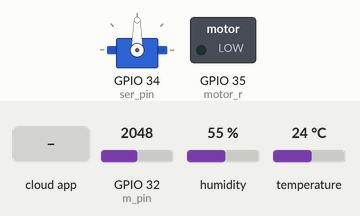
Simulated run of this sketch. Board: ESP32. Shown: servo, switched loads named in the sketch (green lamp = pin HIGH). The test bench sets the inputs (shaded band); at power-on: GPIO 32 (m_pin) = 2048, humidity 55 %, temperature 24 °C. WiFi joins after 1.5 s; servers stay silent unless stated.

Above: at 2.7 s.
2.8 s: the phone or cloud app sets servo_1 to 0
At 3.5 s:
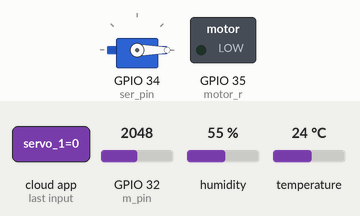
4.5 s: the phone or cloud app sets m_1 to 1
At 5.7 s:
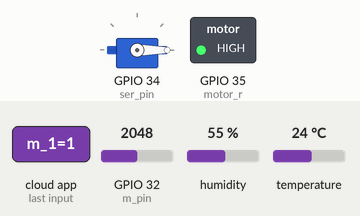
6.0 s: the phone or cloud app sets servo_1 to 25
At 7.0 s:
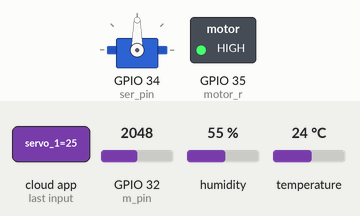
7.5 s: the phone or cloud app sets servo_1 to 50
At 8.1 s:
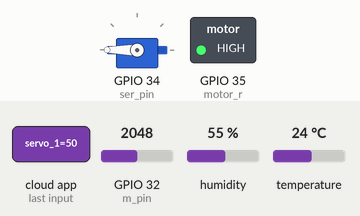
9.0 s: the phone or cloud app sets m_1 to 0
At 10.4 s:
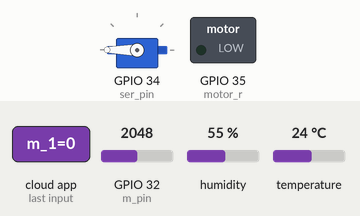
Timing chart, 0 to 11.5 s (numbered marks = the images above; inputs shaded):
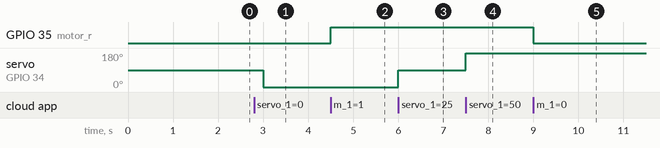

Measured:
- after the input at 2.8 s, servo on GPIO 34 (ser_pin): 90° → 0° after 0.20 s
- after the input at 4.5 s, GPIO 35 (motor_r): LOW → HIGH at once
- after the input at 6.0 s, servo on GPIO 34 (ser_pin): 0° → 90° at once
- after the input at 7.5 s, servo on GPIO 34 (ser_pin): 90° → 180° at once
- after the input at 9.0 s, GPIO 35 (motor_r): HIGH → LOW at once

The sketch:

iot-irrigation-motor-control-system.ino
```cpp
#include "arduino_secrets.h"
/*
  Sketch generated by the Arduino IoT Cloud Thing "Irrigation system"

  Arduino IoT Cloud Variables description

  The following variables are automatically generated and updated when changes are made to the Thing

  CloudTemperatureSensor temp_1;
  int humid_1;
  int moist_1;
  int servo_1;
  bool m_1;

  Variables which are marked as READ/WRITE in the Cloud Thing will also have functions
  which are called when their values are changed from the Dashboard.
  These functions are generated with the Thing and added at the end of this sketch.
*/

#include "thingProperties.h"
#include <DHT.h>
#include <Servo.h>

float h,t;
int m;
const int motor_r=35;
const int temp_pin=4;
const int m_pin=32;
const int ser_pin=34;
Servo myservo;
DHT dht(temp_pin,DHT11);


void setup() {
  // Initialize serial and wait for port to open:
  Serial.begin(9600);
  dht.begin();
  myservo.attach(ser_pin);
  pinMode(motor_r,OUTPUT);
  // This delay gives the chance to wait for a Serial Monitor without blocking if none is found
  delay(1500);

  // Defined in thingProperties.h
  initProperties();

  // Connect to Arduino IoT Cloud
  ArduinoCloud.begin(ArduinoIoTPreferredConnection);

  /*
     The following function allows you to obtain more information
     related to the state of network and IoT Cloud connection and errors
     the higher number the more granular information you'll get.
     The default is 0 (only errors).
     Maximum is 4
 */
  setDebugMessageLevel(2);
  ArduinoCloud.printDebugInfo();
}

void loop() {
  ArduinoCloud.update();
  // Your code here

  h = dht.readHumidity();
  humid_1=h;

  // Read temperature as Celsius (the default)
  t = dht.readTemperature();
  temp_1=t;
  m=analogRead(m_pin);
  moist_1=map(m,0,1024,0,100);


}


/*
  Since M1 is READ_WRITE variable, onM1Change() is
  executed every time a new value is received from IoT Cloud.
*/
void onM1Change()  {
  if(m_1==1)
  {
    digitalWrite(motor_r,HIGH);

  }
  else
  {
    digitalWrite(motor_r,LOW);
  }
  // Add your code here to act upon M1 change
}

/*
  Since Servo1 is READ_WRITE variable, onServo1Change() is
  executed every time a new value is received from IoT Cloud.
*/
void onServo1Change()  {
  int angle;
  angle=map(servo_1,0,50,0,180);
  myservo.write(angle);

  // Add your code here to act upon Servo1 change
}
```

arduino_secrets.h
```cpp
#define SECRET_DEVICE_KEY ""
#define SECRET_OPTIONAL_PASS ""
#define SECRET_SSID ""
```

thingProperties.h
```cpp
// Code generated by Arduino IoT Cloud, DO NOT EDIT.

#include <ArduinoIoTCloud.h>
#include <Arduino_ConnectionHandler.h>

const char DEVICE_LOGIN_NAME[]  = "YOUR_DEVICE_LOGIN_NAME";

const char SSID[]               = SECRET_SSID;    // Network SSID (name)
const char PASS[]               = SECRET_OPTIONAL_PASS;    // Network password (use for WPA, or use as key for WEP)
const char DEVICE_KEY[]  = SECRET_DEVICE_KEY;    // Secret device password

void onServo1Change();
void onM1Change();

CloudTemperatureSensor temp_1;
int humid_1;
int moist_1;
int servo_1;
bool m_1;

void initProperties(){

  ArduinoCloud.setBoardId(DEVICE_LOGIN_NAME);
  ArduinoCloud.setSecretDeviceKey(DEVICE_KEY);
  ArduinoCloud.addProperty(temp_1, READ, ON_CHANGE, NULL);
  ArduinoCloud.addProperty(humid_1, READ, ON_CHANGE, NULL);
  ArduinoCloud.addProperty(moist_1, READ, ON_CHANGE, NULL);
  ArduinoCloud.addProperty(servo_1, READWRITE, ON_CHANGE, onServo1Change);
  ArduinoCloud.addProperty(m_1, READWRITE, ON_CHANGE, onM1Change);

}

WiFiConnectionHandler ArduinoIoTPreferredConnection(SSID, PASS);
```
